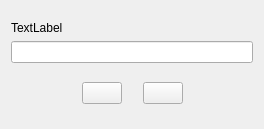
<?xml version="1.0" encoding="UTF-8"?>
<ui version="4.0">
 <class>JoinRoom</class>
 <widget class="QDialog" name="JoinRoom">
  <property name="geometry">
   <rect>
    <x>0</x>
    <y>0</y>
    <width>264</width>
    <height>129</height>
   </rect>
  </property>
  <property name="windowTitle">
   <string>Dialog</string>
  </property>
  <layout class="QVBoxLayout" name="verticalLayout">
   <item>
    <spacer name="verticalSpacer">
     <property name="orientation">
      <enum>Qt::Vertical</enum>
     </property>
     <property name="sizeType">
      <enum>QSizePolicy::Fixed</enum>
     </property>
     <property name="sizeHint" stdset="0">
      <size>
       <width>20</width>
       <height>10</height>
      </size>
     </property>
    </spacer>
   </item>
   <item>
    <widget class="QLabel" name="describe">
     <property name="text">
      <string>TextLabel</string>
     </property>
    </widget>
   </item>
   <item>
    <widget class="QLineEdit" name="roomName"/>
   </item>
   <item>
    <widget class="QStackedWidget" name="stackedWidget">
     <property name="currentIndex">
      <number>1</number>
     </property>
     <widget class="QWidget" name="page">
      <layout class="QHBoxLayout" name="horizontalLayout">
       <item>
        <spacer name="horizontalSpacer">
         <property name="orientation">
          <enum>Qt::Horizontal</enum>
         </property>
         <property name="sizeHint" stdset="0">
          <size>
           <width>59</width>
           <height>20</height>
          </size>
         </property>
        </spacer>
       </item>
       <item>
        <widget class="QPushButton" name="createRoom">
         <property name="text">
          <string/>
         </property>
        </widget>
       </item>
       <item>
        <spacer name="horizontalSpacer_2">
         <property name="orientation">
          <enum>Qt::Horizontal</enum>
         </property>
         <property name="sizeHint" stdset="0">
          <size>
           <width>58</width>
           <height>20</height>
          </size>
         </property>
        </spacer>
       </item>
      </layout>
     </widget>
     <widget class="QWidget" name="page_2">
      <layout class="QHBoxLayout" name="horizontalLayout_2">
       <item>
        <spacer name="horizontalSpacer_3">
         <property name="orientation">
          <enum>Qt::Horizontal</enum>
         </property>
         <property name="sizeHint" stdset="0">
          <size>
           <width>23</width>
           <height>20</height>
          </size>
         </property>
        </spacer>
       </item>
       <item>
        <widget class="QPushButton" name="searchRoom">
         <property name="text">
          <string/>
         </property>
        </widget>
       </item>
       <item>
        <spacer name="horizontalSpacer_4">
         <property name="orientation">
          <enum>Qt::Horizontal</enum>
         </property>
         <property name="sizeType">
          <enum>QSizePolicy::Fixed</enum>
         </property>
         <property name="sizeHint" stdset="0">
          <size>
           <width>15</width>
           <height>20</height>
          </size>
         </property>
        </spacer>
       </item>
       <item>
        <widget class="MyButton" name="joinRoom">
         <property name="text">
          <string/>
         </property>
        </widget>
       </item>
       <item>
        <spacer name="horizontalSpacer_5">
         <property name="orientation">
          <enum>Qt::Horizontal</enum>
         </property>
         <property name="sizeHint" stdset="0">
          <size>
           <width>23</width>
           <height>20</height>
          </size>
         </property>
        </spacer>
       </item>
      </layout>
     </widget>
    </widget>
   </item>
  </layout>
 </widget>
 <customwidgets>
  <customwidget>
   <class>MyButton</class>
   <extends>QPushButton</extends>
   <header>mybutton.h</header>
  </customwidget>
 </customwidgets>
 <resources/>
 <connections/>
</ui>
